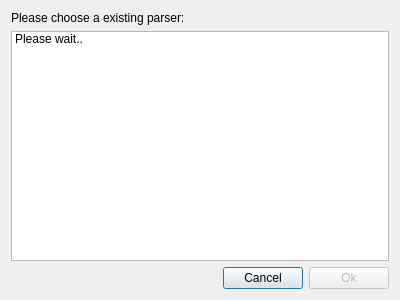
<?xml version="1.0" encoding="UTF-8"?>
<ui version="4.0">
 <class>DownloadDialogClass</class>
 <widget class="QDialog" name="DownloadDialogClass">
  <property name="geometry">
   <rect>
    <x>0</x>
    <y>0</y>
    <width>400</width>
    <height>300</height>
   </rect>
  </property>
  <property name="windowTitle">
   <string>Open Parser</string>
  </property>
  <layout class="QVBoxLayout" name="verticalLayout">
   <item>
    <widget class="QLabel" name="label">
     <property name="text">
      <string>Please choose a existing parser:</string>
     </property>
    </widget>
   </item>
   <item>
    <widget class="QListWidget" name="listWidget">
     <item>
      <property name="text">
       <string>Please wait..</string>
      </property>
     </item>
    </widget>
   </item>
   <item>
    <layout class="QHBoxLayout" name="horizontalLayout">
     <item>
      <spacer name="horizontalSpacer">
       <property name="orientation">
        <enum>Qt::Horizontal</enum>
       </property>
       <property name="sizeHint" stdset="0">
        <size>
         <width>40</width>
         <height>20</height>
        </size>
       </property>
      </spacer>
     </item>
     <item>
      <widget class="QPushButton" name="cancelButton">
       <property name="text">
        <string>Cancel</string>
       </property>
      </widget>
     </item>
     <item>
      <widget class="QPushButton" name="okButton">
       <property name="enabled">
        <bool>false</bool>
       </property>
       <property name="text">
        <string>Ok</string>
       </property>
      </widget>
     </item>
    </layout>
   </item>
  </layout>
 </widget>
 <layoutdefault spacing="6" margin="11"/>
 <resources/>
 <connections/>
</ui>
